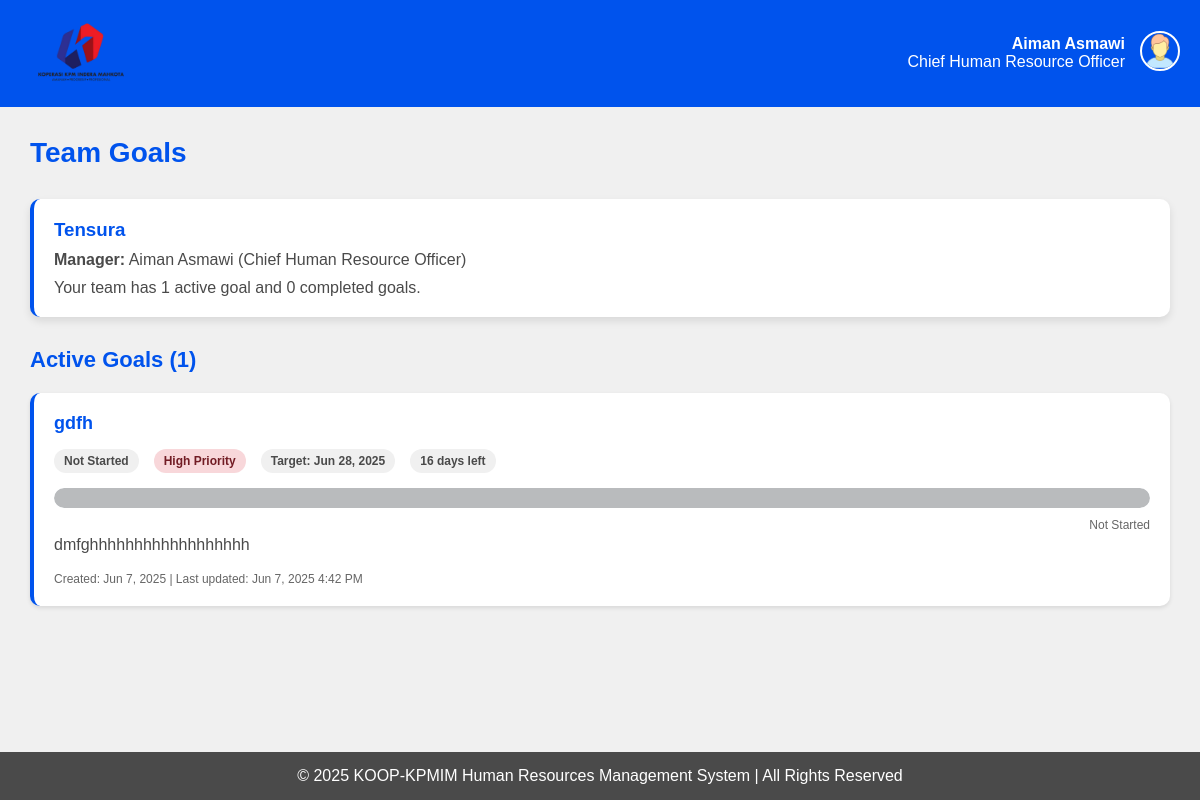
Before: /staff/view-goals/ (signed in) with the older database file.
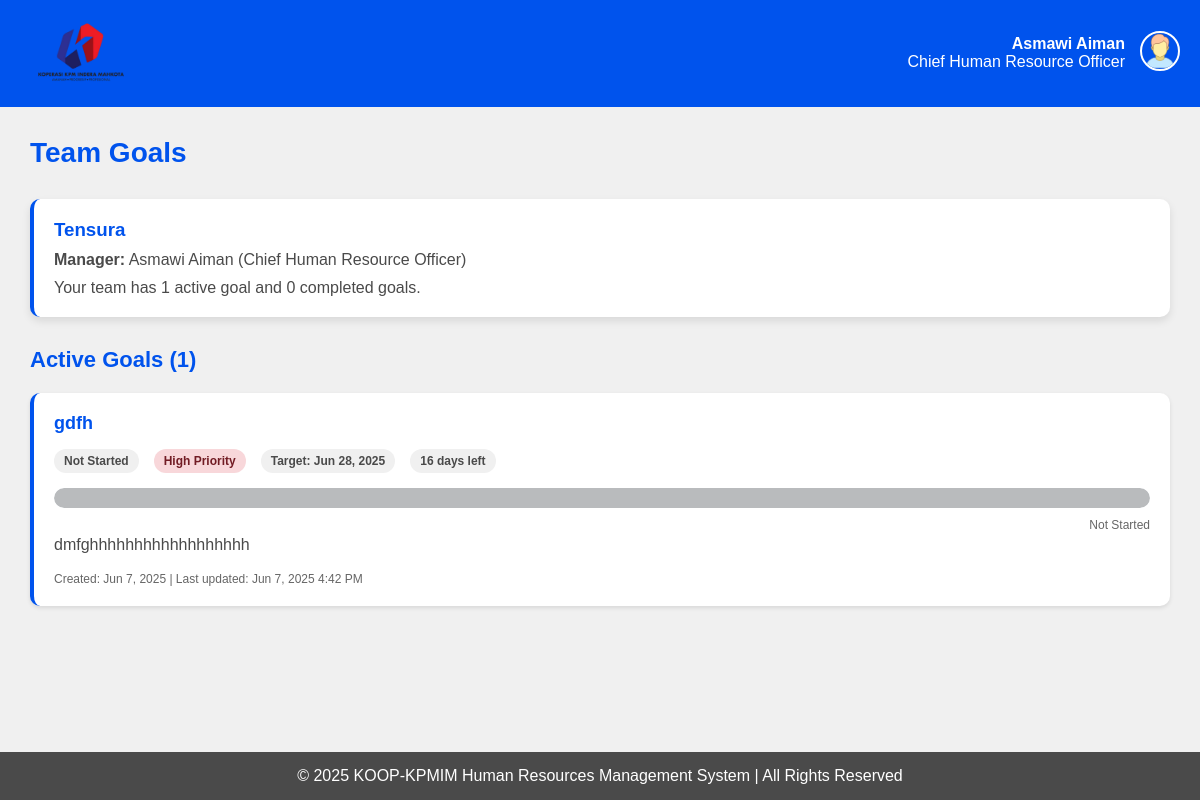
After: the same page with the newer database file.
### HRMS/models.py (models this page shows, shortened)
class STAFF(models.Model):
    id = models.TextField(primary_key=True, max_length=12)
    name = models.TextField(default='')
    position = models.TextField(default='')
    phone = models.TextField(default='')
    email = models.EmailField(default='')
    password = models.TextField(default='')
    STATUS = [
        ('',''),
        ('Married','married'),
        ('Single','single'),
    ]
    status = models.TextField(choices=STATUS, default='')
    GENDER = [
        ('',''),
        ('Male', 'male'),
        ('Female', 'female'),
    ]
    gender = models.TextField(choices=GENDER, default='')
    date_of_birth = models.DateField()
    bank_number = models.TextField(default='')
    emergency_contact = models.TextField(default='')

class TEAM(models.Model):
    id = models.AutoField(primary_key=True)
    name = models.TextField(default='')
    managerid = models.ForeignKey('MANAGER', on_delete=models.CASCADE)

class MANAGER(models.Model):
    id = models.TextField(primary_key=True)
    password = models.TextField(default='')
    staffid = models.ForeignKey(STAFF, on_delete=models.CASCADE)

### HRMS/views.py (the view)
# urls.py: path('staff/view-goals/', views.staff_view_goals, name='staff_view_goals'),
def staff_view_goals(request):
    if not request.session.get('user_type') == 'staff':
        request.session.flush()
        messages.error(request, "You do not have permission to view this page. Please login again")
        return redirect('login')
    try:
        staff_id = request.session.get('user_id')
        staff = STAFF.objects.get(id=staff_id)
        try:
            team_membership = TEAM_MEMBERSHIP.objects.get(staff=staff)
            team = team_membership.team
            goals = TEAM_GOALS.objects.filter(team=team).order_by('target_date', '-priority')
            active_goals = goals.exclude(status='Completed')
            completed_goals = goals.filter(status='Completed')
        except TEAM_MEMBERSHIP.DoesNotExist:
            team = None
            goals = None
            active_goals = None
            completed_goals = None
        context = {
            'staff': staff,
            'team': team,
            'goals': goals,
            'active_goals': active_goals,
            'completed_goals': completed_goals,
        }
        return render(request, 'staff/view_goals.html', context)
    except STAFF.DoesNotExist:
        messages.error(request, "Staff profile not found. Please login again.")
        return redirect('login')
    except Exception as e:
        messages.error(request, f"An error occurred: {str(e)}")
        return redirect('staffmenu')

### HRMS/models.py (called while the page is built)
    @property
    def is_overdue(self):
        malaysia_tz = pytz.timezone('Asia/Kuala_Lumpur')
        today_malaysia = timezone.now().astimezone(malaysia_tz).date()
        return self.target_date < today_malaysia and self.status != 'Completed'

    @property
    def days_remaining(self):
        malaysia_tz = pytz.timezone('Asia/Kuala_Lumpur')
        today_malaysia = timezone.now().astimezone(malaysia_tz).date()
        delta = self.target_date - today_malaysia
        return delta.days

### HRMS/templates/staff/view_goals.html (shortened to what the changed rows need)
{% load static %}
<!DOCTYPE html>
<html lang="en">
<head>
</head>
<body>
    <header>
        <div class="header-right">
            <div class="user-info">
                <div><strong>{{ staff.name }}</strong></div>
                <div>{{ staff.position }}</div>
            </div>
        </div>
    </header>
    <main>
        <h1>Team Goals</h1>
        {% if team %}
            <div class="team-info">
                <h3 style="color: var(--secondary-color); margin-bottom: 10px;">{{ team.name }}</h3>
                <p><strong>Manager:</strong> {{ team.managerid.staffid.name }} ({{ team.managerid.staffid.position }})</p>
                {% if goals %}
                    <p style="margin-top: 10px;">Your team has {{ active_goals.count }} active goal{{ active_goals.count|pluralize }} and {{ completed_goals.count }} completed goal{{ completed_goals.count|pluralize }}.</p>
                {% else %}
                    <p style="margin-top: 10px;">No goals have been set for your team yet.</p>
                {% endif %}
            </div>
            {% if active_goals %}
                <div class="section-header">
                    <h2 class="section-title">Active Goals ({{ active_goals.count }})</h2>
                </div>
                {% for goal in active_goals %}
                <div class="goal-card {% if goal.is_overdue %}overdue{% endif %}">
                    <h3 class="goal-title">{{ goal.title }}</h3>
                    <div class="goal-meta">
                        <span class="meta-item status-{{ goal.status|lower|cut:' ' }}">{{ goal.status }}</span>
                        <span class="meta-item priority-{{ goal.priority|lower }}">{{ goal.priority }} Priority</span>
                        <span class="meta-item">Target: {{ goal.target_date|date:"M j, Y" }}</span>
                        {% if goal.is_overdue %}
                            <span class="meta-item priority-critical">Overdue</span>
                        {% else %}
                            {% if goal.days_remaining > 0 %}
                                <span class="meta-item">{{ goal.days_remaining }} days left</span>
                            {% elif goal.days_remaining == 0 %}
                                <span class="meta-item priority-high">Due Today</span>
                            {% endif %}
                        {% endif %}
                    </div>
                    <div class="progress-bar">
                        {% if goal.progress_percentage == 0 %}
                            <div class="progress-fill no-progress"></div>
                        {% else %}
                            <div class="progress-fill has-progress" style="width: {{ goal.progress_percentage }}%"></div>
                        {% endif %}
                    </div>
                    <div style="text-align: right; font-size: 12px; color: #666; margin-top: 5px;">
                        {% if goal.progress_percentage == 0 %}
                            Not Started
                        {% else %}
                            {{ goal.progress_percentage }}% Complete
                        {% endif %}
                    </div>
                    <div class="goal-description">
                        {{ goal.description|linebreaksbr }}
                    </div>
                    <div style="font-size: 12px; color: #666; margin-top: 15px;">
                        Created: {{ goal.created_date|date:"M j, Y" }} | Last updated: {{ goal.last_updated|date:"M j, Y g:i A" }}
                    </div>
                </div>
                {% endfor %}
            {% endif %}
        {% else %}
            <div class="no-team">
                <h3>Not Assigned to a Team</h3>
                <p>You are not currently assigned to any team. Please contact your manager to be assigned to a team to view team goals.</p>
            </div>
        {% endif %}
    </main>
</body>
</html>

Changed rows visible on the page:
changed STAFF "Chief Human Resource Officer": name "Aiman Asmawi" → "Asmawi Aiman"
changed through a linked row, TEAM "Tensura": managerid.staffid.name "Aiman Asmawi" → "Asmawi Aiman"
